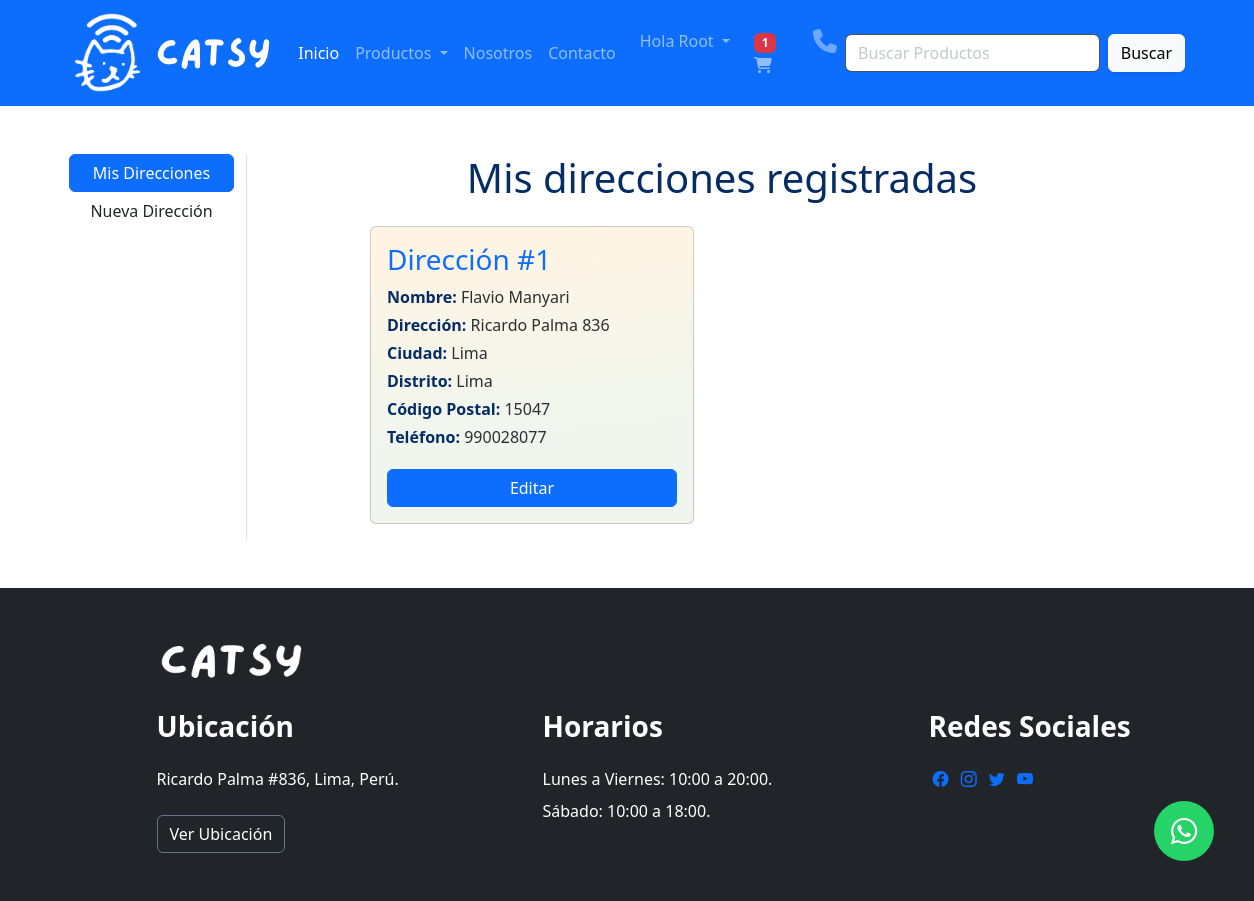
The page /address/ (signed in) on the database its author committed.
### app/models.py (models this page shows, shortened)
class Customer(models.Model):
    user = models.ForeignKey(User, on_delete=models.CASCADE)
    name = models.CharField(max_length=200)
    locality = models.CharField(max_length=50)
    city = models.CharField(max_length=50)
    mobile = models.IntegerField(default=0)
    zipcode = models.IntegerField()
    state = models.CharField(choices=DISTRITO_CHOICES,max_length=50)

### app/views.py (the view)
# urls.py: path('address/', views.address, name='address'),
def address(request):
    totalitem = 0
    if request.user.is_authenticated:
        totalitem = len(Cart.objects.filter(user=request.user))
    add = Customer.objects.filter(user=request.user)
    return render(request, "app/address.html", locals())

### app/templates/app/address.html (shortened to what this page needs)
{% extends 'app/base.html' %} {% load static %} {% block title %}Direcciones{%endblock title %} {% block content %}
<div class="container my-5">
    <div class="row">
        <div class="col-sm-2 border-end">
            <ul class="list-unstyled">
                <li class="d-grid">
                    <a href="{% url 'address' %}" class="btn btn-primary">Mis Direcciones</a>
                </li>
                <li class="d-grid">
                    <a href="{% url 'profile' %}" class="btn btn">Nueva Dirección</a>
                </li>
            </ul>
        </div>
        <div class="col-sm-8 offset-sm-1">
            <div><h1 class="text-primary-emphasis" style="text-align: center;">Mis direcciones registradas</h1></div>
            <div class="row">
                {% for ad in add %}
                <div class="col-sm-6">
                    <div class="card m-3 d-flex flex-row">
                        <div class="card-body">
                            <h3 class="text-primary">Dirección #{{forloop.counter}}</h3>
                            <p class="my-1">
                                <span class="text-primary-emphasis" style="font-size: 1rem; font-weight: bold;">Nombre:</span>
                                <span class="text-secondary-emphasis">{{ad.name}}</span>
                            </p>
                            <p class="my-1">
                                <span class="text-primary-emphasis" style="font-size: 1rem; font-weight: bold;">Dirección:</span>
                                <span class="text-secondary-emphasis">{{ad.locality}}</span>
                            </p>
                            <p class="my-1">
                                <span class="text-primary-emphasis" style="font-size: 1rem; font-weight: bold;">Ciudad:</span>
                                <span class="text-secondary-emphasis">{{ad.city}}</span>
                            </p>
                            <p class="my-1">
                                <span class="text-primary-emphasis" style="font-size: 1rem; font-weight: bold;">Distrito:</span>
                                <span class="text-secondary-emphasis">{{ad.state}}</span>
                            </p>
                            <p class="my-1">
                                <span class="text-primary-emphasis" style="font-size: 1rem; font-weight: bold;">Código
                                    Postal:</span>
                                <span class="text-secondary-emphasis">{{ad.zipcode}}</span>
                            </p>
                            <p class="my-1">
                                <span class="text-primary-emphasis" style="font-size: 1rem; font-weight: bold;">Teléfono:</span>
                                <span class="text-secondary-emphasis">{{ad.mobile}}</span>
                            </p>
                            <p class="text-end mb-0">
                                <a href="{% url 'updateAddress' pk=ad.id %}" type="button"
                                    class="btn btn-primary w-100" style="margin-top: 1rem;">Editar</a>
                            </p>
                        </div>
                    </div>
                </div>
                {% endfor %}
            </div>
        </div>
    </div>
</div>
<a href="https://wa.me/56976206891?text=Me%20gustaría%20saber%20el%20precio%20del%20producto" class="whatsapp"
    target="_blank">
    <i class="fab fa-whatsapp whatsapp-icon"></i></a>
{% endblock content %}

### app/templates/app/base.html (shortened to what this page needs)
<!DOCTYPE html>
{% load static %}
<html lang="en">
    <head>
        <link href="https://cdn.jsdelivr.net/npm/bootstrap@5.3.0-alpha3/dist/css/bootstrap.min.css" rel="stylesheet">
        <link rel="stylesheet" href="https://cdnjs.cloudflare.com/ajax/libs/font-awesome/5.15.3/css/all.min.css">
        <link rel="stylesheet" href="{% static 'app/css/owl.carousel.min.css' %}">
        <link rel="stylesheet" href="{% static 'app/css/all.min.css' %}">
        <link rel="stylesheet" href="{% static 'app/css/style.css' %}">
        <link rel="stylesheet" href="https://cdn.jsdelivr.net/npm/bootstrap-icons@1.3.0/font/bootstrap-icons.css">
    </head>
<body>
    <nav class="navbar navbar-expand-lg bg-primary sticky-top" data-bs-theme="dark">
        <div class="container d-flex justify-content-between">
            <a class="navbar-brand" href="/">
                <img src="{% static 'app/images/catsy_logo_sm_white.png' %}" width="80" height="80" alt="catsy_logo">
                <img src="{% static 'app/images/catsy_name_white.png' %}" width="120" height="45"  alt="catsy_logo">
            </a>
            <div class="collapse navbar-collapse" id="navbarSupportedContent">
                <ul class="navbar-nav me-auto mb-2 mb-lg-0">
                    {% if request.user.is_authenticated %}
                    <li class="nav-item">
                        <a class="nav-link active" aria-current="page" href="/">Inicio</a>
                    </li>
                    <li class="nav-item dropdown">
                        <a class="nav-link dropdown-toggle" href="#" role="button" data-bs-toggle="dropdown" aria-expanded="false">
                            Productos
                        </a>
                    </li>
                    <li class="nav-item">
                        <a class="nav-link" href="{% url 'about' %}">Nosotros</a>
                    </li>
                    <li class="nav-item">
                        <a class="nav-link" href="{% url 'contact' %}">Contacto</a>
                    </li>
                </ul>
                <ul class="d-xxl-flex navbar-nav mb-0 mx-2">
                    <li class="nav-item dropdown">
                        <a class="nav-link dropdown-toggle text-capitalize" href="#" aria-expanded="false" id="profileDropdown" role="button" data-bs-toggle="dropdown" aria-expanded="false">Hola {{request.user}} </a>
                    </li>
                    <li class="nav-item mx-2">
                        <a class="nav-link" href="{% url 'showcart' %}"> {% if totalitem > 0 %}<span class="badge bg-danger"> {{ totalitem }} </span>{%endif%}  <i class="fas fa-shopping-cart"></i></a>
                    </li>
                    <li>
                        <a href="tel:+56976206891"><i class="fas fa-phone" style="width: 1.5rem; height: 1.5rem; margin-top: 0.5rem;"></i></a>
                    </li>
                    {% endif %}
                </ul>
                <form class="d-flex" role="search" action="/search">
                    <input class="form-control me-2 bg-white" type="search" placeholder="Buscar Productos" name="search" aria-label="Search">
                    <button class="btn btn-light shadow-sm" type="submit">Buscar</button>
                </form>
            </div>
        </div>
    </nav>
    {% block content %}{% endblock content %}
    <footer class="site-footer section-padding ">
        <div class="container-fluid bg-dark ">
            <div class="row p-5 ">
                <div class="col-12 offset-1">
                    <h2 class="text-white mb-4 me-6 " ><img src="{% static 'app/images/catsy_name_white.png' %}" width="150" height="50"  alt="catsy_logo"> </h2>
                </div>
                <div class="col-lg-3 col-md-7 col-xs-12 tooplate-mt30 text-white offset-1">
                    <h3 class="text-white mb-lg-4 mb-3"><strong>Ubicación</strong></h3>
                    <p>Ricardo Palma #836, Lima, Perú.</p>
                    <a href=https://goo.gl/maps/989t2Grs5NpPUbCk8 target="_blank" class="custom-btn btn btn-dark mt-2 border border-secondary">Ver Ubicación</a>
                </div>
                <div class="col-lg-3 col-md-5 col-xs-12 tooplate-mt30 text-white offset-1 ">
                    <h3 class="text-white mb-lg-4 mb-3"><strong>Horarios</strong></h3>
                    <p class="mb-2">Lunes a Viernes: 10:00 a 20:00.</p>
                    <p class="mb-2">Sábado: 10:00 a 18:00.</p>
                </div>
                <div class="col-lg-3 col-md-6 col-xs-12 tooplate-mt30 offset-1">
                    <h3 class="text-white mb-lg-4 mb-3"><strong>Redes Sociales</strong></h3>
                    <a href="https://www.facebook.com" target="_blank" class="mx-1 bi-facebook"></a>
                    <a href="https://www.instagram.com"target="_blank" class="mx-1 bi-instagram" ></a>
                    <a href="https://www.twitter.com/"target="_blank" class="mx-1 bi-twitter"></a>
                    <a href="https://www.youtube.com"target="_blank" class="mx-1 bi-youtube"></a>
                </div>
            </div>
        </div>
    </footer>
</body>
</html>

### app/templates/app/address.html (style rules this page uses)
.whatsapp { position: fixed; width: 60px; height: 60px; bottom: 40px; right: 40px; background-color: #25d366; color: #FFF; border-radius: 50px; text-align: center; font-size: 30px; line-height: 59px; z-index: 100; }
.card { background-image: linear-gradient( 174.2deg, rgba(255,244,228,1) 7.1%, rgba(240,246,238,1) 67.4% ); }

### rows shown on the page
Customer: name "Flavio Manyari", locality "Ricardo Palma 836", city "Lima", state "Lima", zipcode "15047", mobile "990028077"

### other values the page prints
{{ request.user }} "Root"
{{ totalitem }} "1"
